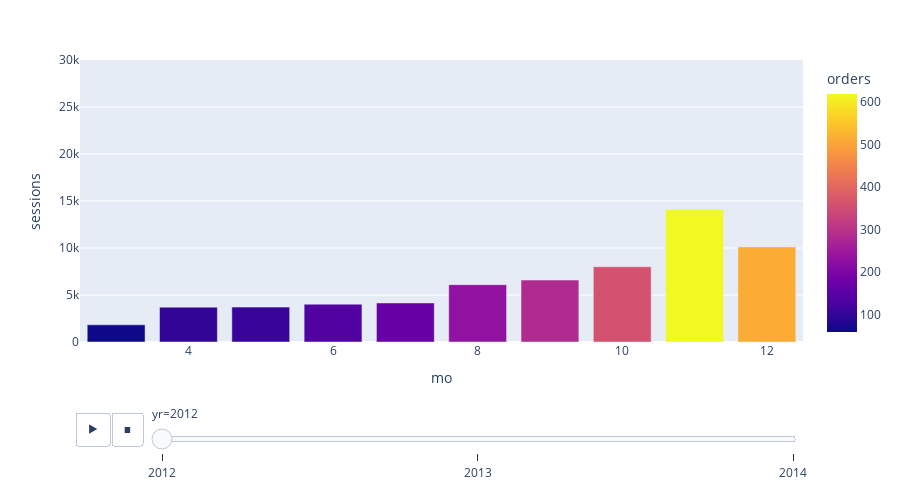

Notebook code for this chart:
### Code cell
# Visualization: Monthly trends for gsearch sessions and orders¶
px.bar(df1, x='mo', y='sessions',
       hover_data=['orders', 'sessions'], color='orders',
       animation_frame="yr", animation_group="mo", log_x=False,
       range_y=[0,30000],height=500)  # dictionary

### Figure 1 — Plotly figure (JSON) as saved in the notebook; plotly's stock layout.template omitted (floating-point values rounded to 4 significant figures)
{"data": [{"alignmentgroup": "True", "customdata": [[59], [99], [107], [139], [168], [230], [284], [361], [619], [513]], "hovertemplate": "yr=2012<br>mo=%{x}<br>sessions=%{y}<br>orders=%{marker.color}<extra></extra>", "ids": [3, 4, 5, 6, 7, 8, 9, 10, 11, 12], "legendgroup": "", "marker": {"color": [59, 99, 107, 139, 168, 230, 284, 361, 619, 513], "coloraxis": "coloraxis"}, "name": "", "offsetgroup": "", "orientation": "v", "showlegend": false, "textposition": "auto", "type": "bar", "x": [3, 4, 5, 6, 7, 8, 9, 10, 11, 12], "xaxis": "x", "y": [1826, 3704, 3711, 4022, 4155, 6100, 6594, 8009, 14089, 10119], "yaxis": "y"}], "layout": {"barmode": "relative", "coloraxis": {"colorbar": {"title": {"text": "orders"}}, "colorscale": [[0, "#0d0887"], [0.1111, "#46039f"], [0.2222, "#7201a8"], [0.3333, "#9c179e"], [0.4444, "#bd3786"], [0.5556, "#d8576b"], [0.6667, "#ed7953"], [0.7778, "#fb9f3a"], [0.8889, "#fdca26"], [1, "#f0f921"]]}, "height": 500, "legend": {"tracegroupgap": 0}, "margin": {"t": 60}, "sliders": [{"active": 0, "currentvalue": {"prefix": "yr="}, "len": 0.9, "pad": {"b": 10, "t": 60}, "steps": [{"args": [["2012"], {"frame": {"duration": 0, "redraw": true}, "fromcurrent": true, "mode": "immediate", "transition": {"duration": 0, "easing": "linear"}}], "label": "2012", "method": "animate"}, {"args": [["2013"], {"frame": {"duration": 0, "redraw": true}, "fromcurrent": true, "mode": "immediate", "transition": {"duration": 0, "easing": "linear"}}], "label": "2013", "method": "animate"}, {"args": [["2014"], {"frame": {"duration": 0, "redraw": true}, "fromcurrent": true, "mode": "immediate", "transition": {"duration": 0, "easing": "linear"}}], "label": "2014", "method": "animate"}], "x": 0.1, "xanchor": "left", "y": 0, "yanchor": "top"}], "updatemenus": [{"buttons": [{"args": [null, {"frame": {"duration": 500, "redraw": true}, "fromcurrent": true, "mode": "immediate", "transition": {"duration": 500, "easing": "linear"}}], "label": "&#9654;", "method": "animate"}, {"args": [[null], {"frame": {"duration": 0, "redraw": true}, "fromcurrent": true, "mode": "immediate", "transition": {"duration": 0, "easing": "linear"}}], "label": "&#9724;", "method": "animate"}], "direction": "left", "pad": {"r": 10, "t": 70}, "showactive": false, "type": "buttons", "x": 0.1, "xanchor": "right", "y": 0, "yanchor": "top"}], "xaxis": {"anchor": "y", "domain": [0, 1], "title": {"text": "mo"}}, "yaxis": {"anchor": "x", "domain": [0, 1], "range": [0, 30000], "title": {"text": "sessions"}}}}
